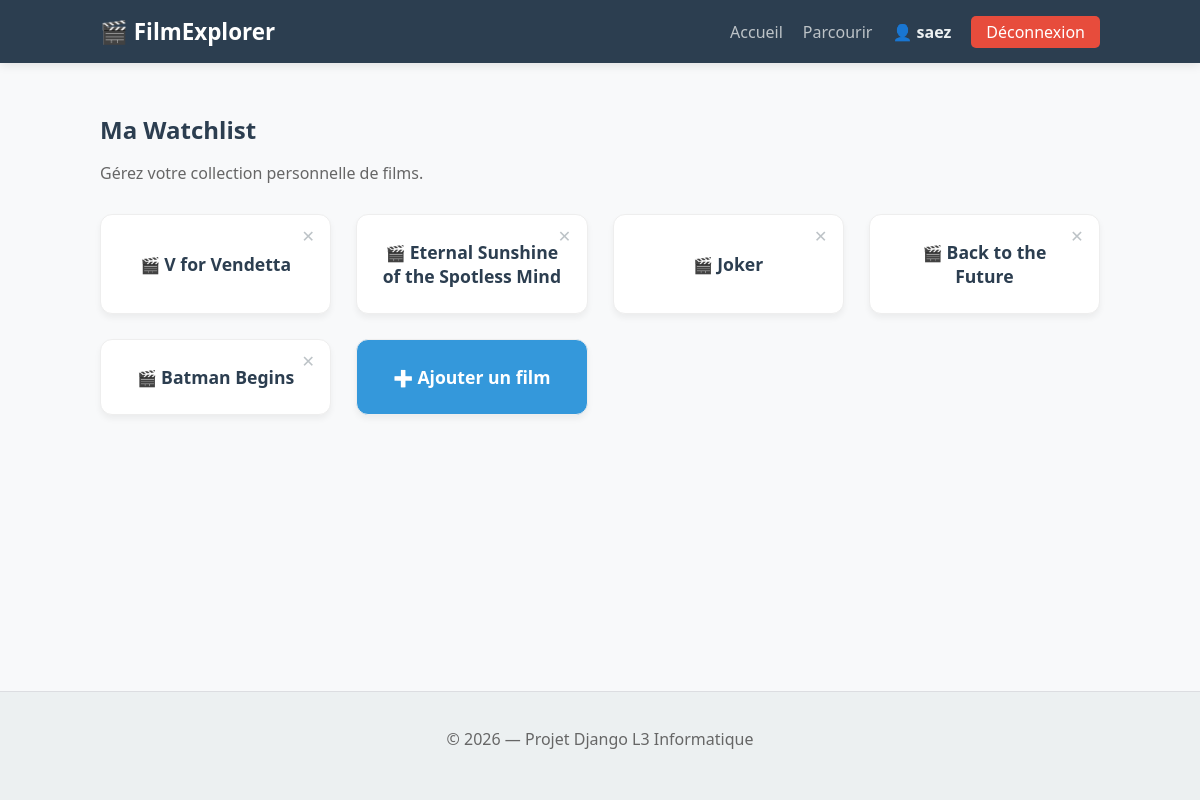
/films/ (signed in), run on the app's committed database.
### films/models.py (models this page shows, shortened)
class WatchlistItem(models.Model):
    user = models.ForeignKey(User, on_delete=models.CASCADE, related_name='watchlist')
    title = models.CharField(max_length=200)
    added_at = models.DateTimeField(auto_now_add=True)
    class Meta:
        ordering = ['-added_at']
        unique_together = ['user', 'title']  # Pas de doublons par utilisateur

### films/views.py (the view, shortened to what this page needs)
# urls.py: path('films/', film_list_template, name='film_list_template'),
def film_list_template(request):
    if not request.user.is_authenticated:
        return redirect('login')
    items = WatchlistItem.objects.filter(user=request.user)
    watchlist_titles = items.values_list('title', flat=True)
    available_films = Film.objects.exclude(title__in=watchlist_titles).order_by('title')
    return render(request, "films_list.html", {"items": items, "available_films": available_films})

### films/templates/films_list.html (shortened to what this page needs)
{% extends "base.html" %}
{% load static %}
{% block extra_head %}
    <link rel="stylesheet" href="{% static 'css/films.css' %}">
{% endblock %}
{% block content %}
<section class="explorer-section">
    <div class="section-header">
        <h1>Ma Watchlist</h1>
        <p>Gérez votre collection personnelle de films.</p>
    </div>
    <div class="film-grid">
        {% for item in items %}
            <div class="film-item">
                <div class="film-content">
                    <span class="film-icon">🎬</span>
                    <span class="film-title">{{ item.title }}</span>
                </div>
                <form method="post" action="{% url 'film_list_template' %}" class="remove-form">
                    <button type="submit" class="btn-remove" title="Retirer de la watchlist">✕</button>
                </form>
            </div>
        {% empty %}
            <div class="empty-state">
                <span class="empty-icon">📭</span>
                <p class="empty-msg">Votre watchlist est vide.<br>Ajoutez votre premier film !</p>
            </div>
        {% endfor %}
        <div class="film-item add-card-trigger" onclick="toggleModal()">
            <div class="film-content">
                <span class="film-icon">➕</span>
                <span class="film-title">Ajouter un film</span>
            </div>
        </div>
    </div>
</section>
{% endblock %}

### films/templates/base.html (shortened to what this page needs)
<!doctype html>
<html lang="fr">
<head>
    {% load static %}
    <link rel="stylesheet" href="{% static 'css/style.css' %}">
    {% block extra_head %}{% endblock %}
</head>
<body>
    <header class="navbar">
        <div class="container nav-container">
            <a href="{% url 'film_list_template' %}" class="logo">🎬 FilmExplorer</a>
            <nav>
                <ul class="nav-links">
                    <li><a href="{% url 'film_list_template' %}">Accueil</a></li>
                    <li><a href="{% url 'film_browse' %}">Parcourir</a></li>
                    {% if user.is_authenticated %}
                        <li><span class="nav-user">👤 {{ user.username }}</span></li>
                        <li><a href="{% url 'logout' %}" class="btn-logout">Déconnexion</a></li>
                    {% else %}
                        <li><a href="{% url 'login' %}" class="btn-login">Connexion</a></li>
                    {% endif %}
                </ul>
            </nav>
        </div>
    </header>
    <main class="container">
        {% block content %}{% endblock %}
    </main>
    <footer class="main-footer">
        <div class="container">
            <p>&copy; {{ year|default:2026 }} — Projet Django L3 Informatique</p>
        </div>
    </footer>
</body>
</html>

### films/static/css/style.css (style rules this page uses)
body { margin: 0; padding: 0; font-family: 'Segoe UI', Arial, sans-serif; background-color: #f8f9fa; color: #333; display: flex; flex-direction: column; min-height: 100vh; }
.container { width: 90%; max-width: 1000px; margin: 0 auto; }
.navbar { background-color: #2c3e50; color: white; padding: 1rem 0; box-shadow: 0 2px 10px rgba(0,0,0,0.1); }
.nav-container { display: flex; justify-content: space-between; align-items: center; }
.logo { font-size: 1.4rem; font-weight: bold; text-decoration: none; color: white; }
.nav-links { list-style: none; margin: 0; padding: 0; display: flex; gap: 20px; }
.nav-links a { text-decoration: none; color: #bdc3c7; transition: color 0.3s; }
.btn-logout { background-color: #e74c3c; color: white !important; padding: 5px 15px; border-radius: 5px; }
.nav-user { color: #ecf0f1; font-weight: 600; }
main { flex: 1; padding: 30px 0; }
.main-footer { background-color: #ecf0f1; text-align: center; padding: 20px 0; color: #7f8c8d; border-top: 1px solid #dcdde1; }

### films/static/css/films.css (style rules this page uses)
h1 { color: #2c3e50; margin-bottom: 5px; }
p { color: #666; margin-bottom: 30px; }
.film-grid { display: grid; grid-template-columns: repeat(auto-fill, minmax(220px, 1fr)); gap: 25px; }
.film-item { position: relative; background: white; padding: 25px; border-radius: 12px; display: flex; align-items: center; justify-content: center; text-align: center; border: 1px solid #eee; cursor: pointer; transition: all 0.3s ease; box-shadow: 0 4px 6px rgba(0,0,0,0.05); }
.film-title { font-size: 1.1rem; color: #2c3e50; font-weight: bold; }
.add-card-trigger { background-color: #3498db; color: white; justify-content: center; }
.add-card-trigger .film-title { color: white; }
.add-card-trigger .film-icon { filter: brightness(0) invert(1); }
.film-item { position: relative; }
.remove-form { position: absolute; top: 8px; right: 8px; }
.btn-remove { background: none; border: none; font-size: 1rem; color: #bdc3c7; cursor: pointer; width: 28px; height: 28px; border-radius: 50%; display: flex; align-items: center; justify-content: center; transition: all 0.2s ease; }

### data on the page
WatchlistItem: title "V for Vendetta"
WatchlistItem: title "Eternal Sunshine of the Spotless Mind"
WatchlistItem: title "Joker"
WatchlistItem: title "Back to the Future"
WatchlistItem: title "Batman Begins"

### other printed values
{{ user.username }} "saez"
{{ year|default:2026 }} "2026"
